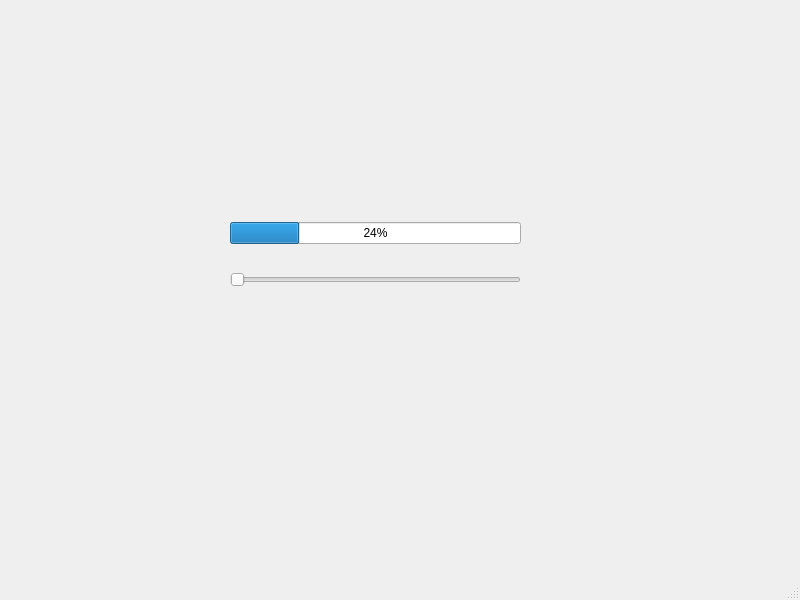
<?xml version="1.0" encoding="UTF-8"?>
<ui version="4.0">
 <class>Slider</class>
 <widget class="QMainWindow" name="Slider">
  <property name="geometry">
   <rect>
    <x>0</x>
    <y>0</y>
    <width>800</width>
    <height>600</height>
   </rect>
  </property>
  <property name="windowTitle">
   <string>Slider</string>
  </property>
  <widget class="QWidget" name="centralwidget">
   <widget class="QWidget" name="">
    <property name="geometry">
     <rect>
      <x>230</x>
      <y>200</y>
      <width>291</width>
      <height>111</height>
     </rect>
    </property>
    <layout class="QVBoxLayout" name="verticalLayout">
     <item>
      <widget class="QProgressBar" name="progressBar">
       <property name="value">
        <number>24</number>
       </property>
      </widget>
     </item>
     <item>
      <widget class="QSlider" name="horizontalSlider">
       <property name="orientation">
        <enum>Qt::Horizontal</enum>
       </property>
      </widget>
     </item>
    </layout>
   </widget>
  </widget>
  <widget class="QMenuBar" name="menubar">
   <property name="geometry">
    <rect>
     <x>0</x>
     <y>0</y>
     <width>800</width>
     <height>25</height>
    </rect>
   </property>
  </widget>
  <widget class="QStatusBar" name="statusbar"/>
 </widget>
 <resources/>
 <connections/>
</ui>
